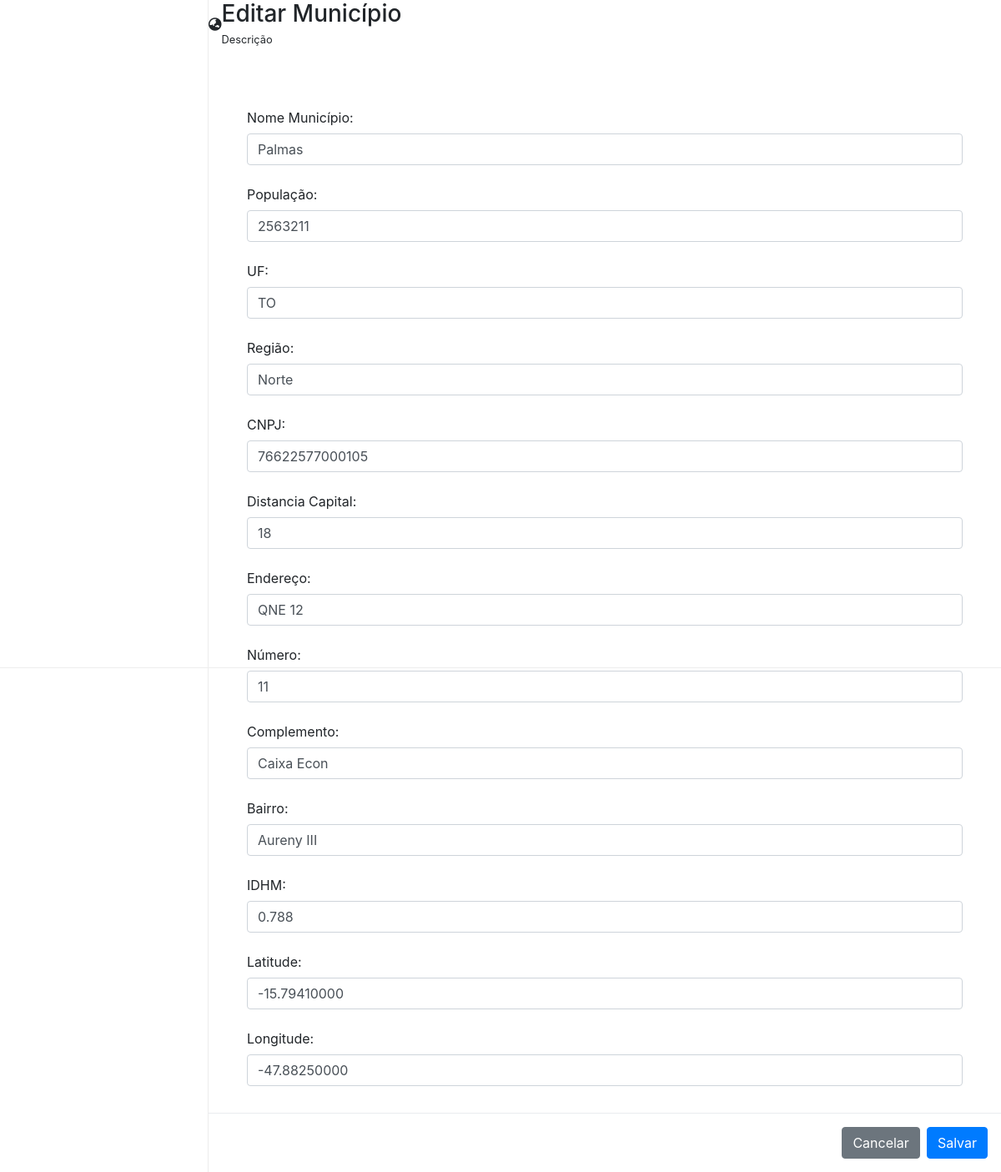
Page /View/MunicipiosEditar.php?cod_ibge=256432 on the committed database.
### tables this page shows
CREATE TABLE IF NOT EXISTS `municipio` (
  `cod_ibge` int(7) NOT NULL,
  `nome_municipio` varchar(50) DEFAULT NULL,
  `populacao` int(11) DEFAULT NULL,
  `uf` varchar(2) DEFAULT NULL,
  `regiao` varchar(15) DEFAULT NULL,
  `cnpj` varchar(14) DEFAULT NULL,
  `dist_capital` int(11) DEFAULT NULL,
  `endereco` varchar(45) DEFAULT NULL,
  `numero` varchar(10) DEFAULT NULL,
  `complemento` varchar(250) DEFAULT NULL,
  `bairro` varchar(45) DEFAULT NULL,
  `idhm` float DEFAULT NULL,
  `latitude` decimal(10,8) DEFAULT NULL,
  `longitude` decimal(10,8) DEFAULT NULL,
  PRIMARY KEY (`cod_ibge`)
);

### Model/DAO/ClassMunicipioDAO.php (called while the page is built, shortened)
<?php
class ClassMunicipioDAO {
    public function visualizarMunicipio(ClassMunicipio $visualizarMunicipio){
        try {
            $pdo = Conexao::getInstance();
            $sql = "SELECT cod_ibge, nome_municipio, populacao, uf, regiao, cnpj, dist_capital, endereco, numero, complemento, bairro, idhm, latitude, longitude
            FROM municipio
            WHERE cod_ibge = ?
            LIMIT 1";
            $stmt = $pdo->prepare($sql);
            $stmt->bindValue(1, $visualizarMunicipio->getCod_ibge());
            $stmt->execute();
            return $stmt->fetchAll();
        } catch (PDOException $ex) {
            return $ex->getMessage();
        }
    }
}

### Controller/ControleMunicipioVisualizar.php (called while the page is built, shortened)
<?php
require_once '../Model/ClassMunicipio.php';
require_once '../Model/DAO/ClassMunicipioDAO.php';
$cod_ibge = @$_GET['cod_ibge'];
$visualizarMunicipio = new ClassMunicipio();
$visualizarMunicipio->setCod_ibge($cod_ibge);
$ver = new ClassMunicipioDAO();
$dados = $ver->visualizarMunicipio($visualizarMunicipio);

### Model/ClassMunicipio.php (called while the page is built, shortened)
<?php
class ClassMunicipio {
    private $cod_ibge, $nome_municipio, $populacao, $uf, $regiao, $cnpj, $dist_capital, $endereco, $numero, $complemento, $bairro, $idhm, $latitude, $longitude;
    function getCod_ibge() {
        return $this->cod_ibge;
    }
    function setCod_ibge($cod_ibge) {
        $this->cod_ibge = $cod_ibge;
    }
}

### view/MunicipiosEditar.php (the view, shortened to what this page needs)
<?php
    include_once("_cabecalho.php");
    require_once("../Controller/ControleMunicipioVisualizar.php");
    ?>
    <main id="main_conteudo">
        <div class="row mb-5">
          <div id="mainHeader" class="col-md-6 d-flex align-items-center">
            <span id="mainHeaderIcon">
            <i class="fas fa-globe-asia"></i>
            </span>
            <span>
              <h3 class="mb-0">Editar Município</h3>
              <small>Descrição</small>
            </span>
          </div>
        </div>
        <div class="container">
          <?php
            if(!empty($array_dados)){
              extract($array_dados);
          ?>
          <form action="../Controller/ControleMunicipioEditar.php" method="post">
            <div class="modal-body">
                  <div class="form-group col-md-12">
                    <label for="recipient-nome_municipio" class="col-form-label">Nome Município:</label>
                    <input
                      value="<?php echo $nome_municipio ?>"
                      name="nome_municipio"
                      placeholder=""
                      type="text"
                      class="form-control"
                      maxlength="50"
                      id="recipient-nome_municipio">
                  </div>
                  <div class="form-group col-md-12">
                    <label for="recipient-populacao" class="col-form-label">População:</label>
                    <input
                      value="<?php echo $populacao ?>"
                      name="populacao"
                      placeholder=""
                      type="number"
                      class="form-control"
                      maxlength=""
                      id="recipient-populacao">
                  </div>
                  <div class="form-group col-md-12">
                    <label for="recipient-uf" class="col-form-label">UF:</label>
                    <input
                      value="<?php echo $uf ?>"
                      name="uf"
                      placeholder=""
                      type="text"
                      class="form-control"
                      maxlength="2"
                      id="recipient-uf">
                  </div>
                  <div class="form-group col-md-12">
                    <label for="recipient-regiao" class="col-form-label">Região:</label>
                    <input
                      value="<?php echo $regiao ?>"
                      name="regiao"
                      placeholder=""
                      type="text"
                      class="form-control"
                      maxlength="15"
                      id="recipient-regiao">
                  </div>
                  <div class="form-group col-md-12">
                    <label for="recipient-cnpj" class="col-form-label">CNPJ:</label>
                    <input
                      value="<?php echo $cnpj ?>"
                      name="cnpj"
                      placeholder=""
                      type="text"
                      class="form-control"
                      maxlength="14"
                      id="recipient-cnpj">
                  </div>
                  <div class="form-group col-md-12">
                    <label for="recipient-dist_capital" class="col-form-label">Distancia Capital:</label>
                    <input
                      value="<?php echo $dist_capital ?>"
                      name="dist_capital"
                      placeholder=""
                      type="number"
                      class="form-control"
                      maxlength="11"
                      id="recipient-dist_capital">
                  </div>
                  <div class="form-group col-md-12">
                    <label for="recipient-endereco" class="col-form-label">Endereço:</label>
                    <input
                      value="<?php echo $endereco ?>"
                      name="endereco"
                      placeholder=""
                      type="text"
                      class="form-control"
                      maxlength="100"
                      id="recipient-endereco">
                  </div>
                  <div class="form-group col-md-12">
                    <label for="recipient-numero" class="col-form-label">Número:</label>
                    <input
                      value="<?php echo $numero ?>"
                      name="numero"
                      placeholder=""
                      type="number"
                      class="form-control"
                      maxlength=""
                      id="recipient-numero">
                  </div>
                  <div class="form-group col-md-12">
                    <label for="recipient-complemento" class="col-form-label">Complemento:</label>
                    <input
                      value="<?php echo $complemento ?>"
                      name="complemento"
                      placeholder=""
                      type="text"
                      class="form-control"
                      maxlength="250"
                      id="recipient-complemento">
                  </div>
                  <div class="form-group col-md-12">
                    <label for="recipient-bairro" class="col-form-label">Bairro:</label>
                    <input
                      value="<?php echo $bairro ?>"
                      name="bairro"
                      placeholder=""
                      type="text"
                      class="form-control"
                      maxlength="45"
                      id="recipient-bairro">
                  </div>
                  <div class="form-group col-md-12">
                    <label for="recipient-idhm" class="col-form-label">IDHM:</label>
                    <input
                      value="<?php echo $idhm ?>"
                      name="idhm"
                      placeholder=""
                      type="number"
                      class="form-control"
                      maxlength=""
                      id="recipient-idhm">
                  </div>
                  <div class="form-group col-md-12">
                    <label for="recipient-latitude" class="col-form-label">Latitude:</label>
                    <input
                      value="<?php echo $latitude ?>"
                      name="latitude"
                      placeholder=""
                      type="text"
                      class="form-control"
                      maxlength="10"
                      id="recipient-latitude">
                  </div>
                  <div class="form-group col-md-12">
                    <label for="recipient-longitude" class="col-form-label">Longitude:</label>
                    <input
                      value="<?php echo $longitude ?>"
                      name="longitude"
                      placeholder=""
                      type="text"
                      class="form-control"
                      maxlength="10"
                      id="recipient-longitude">
                  </div>
                </div>
            </div>
            <div class="modal-footer">
              <a href="<?php echo URL ?>View/Municipios.php" class="btn btn-secondary">Cancelar</a>
              <button type="submit" class="btn btn-primary">
                Salvar
              </button>
            </div>
          <?php
            }
          ?>
        </div>
    <?php
    include_once('_rodape.php');
?>

### view/css/estilos.css (style rules this page uses)
* { margin: 0; padding: 0; box-sizing: border-box; }
html, body, body>div, #container { height: 100%; }

### rows in the picture
municipio: nome_municipio "Palmas", populacao "2563211", uf "TO", regiao "Norte", cnpj "76622577000105", dist_capital "18", endereco "QNE 12", numero "11", complemento "Caixa Econ", bairro "Aureny III", idhm "0.788", latitude "-15.79410000", longitude "-47.88250000"
